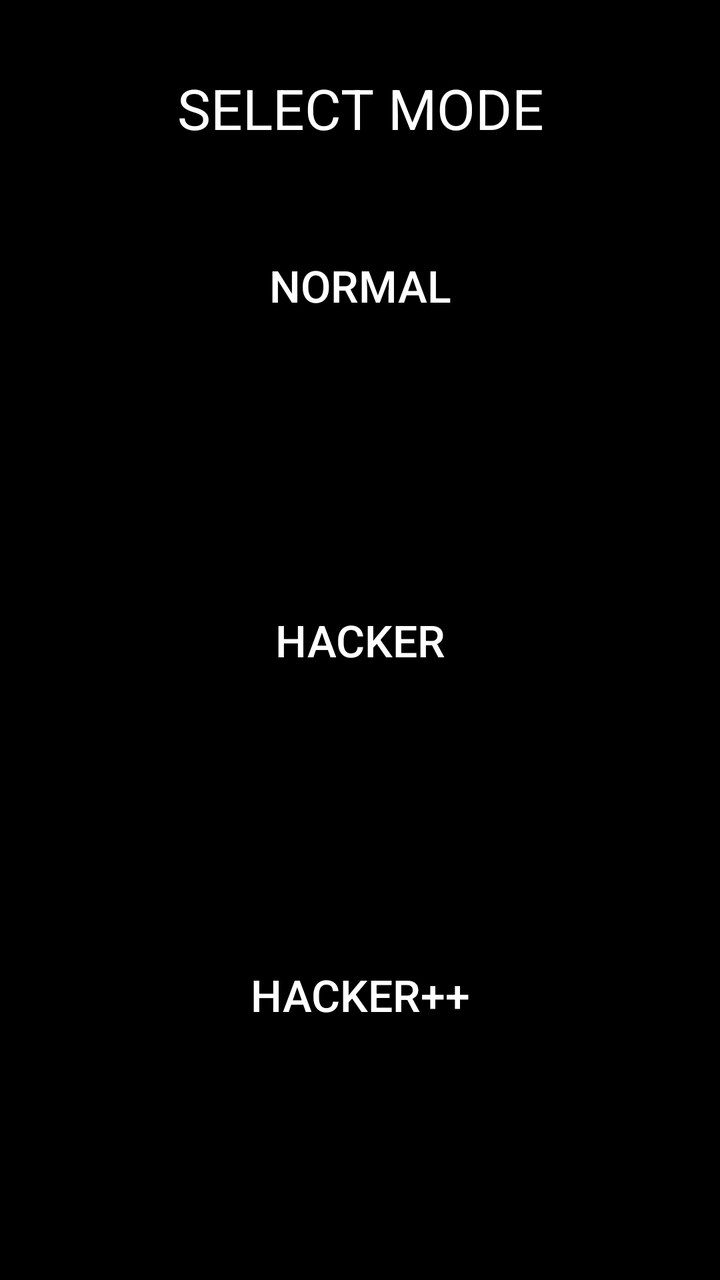
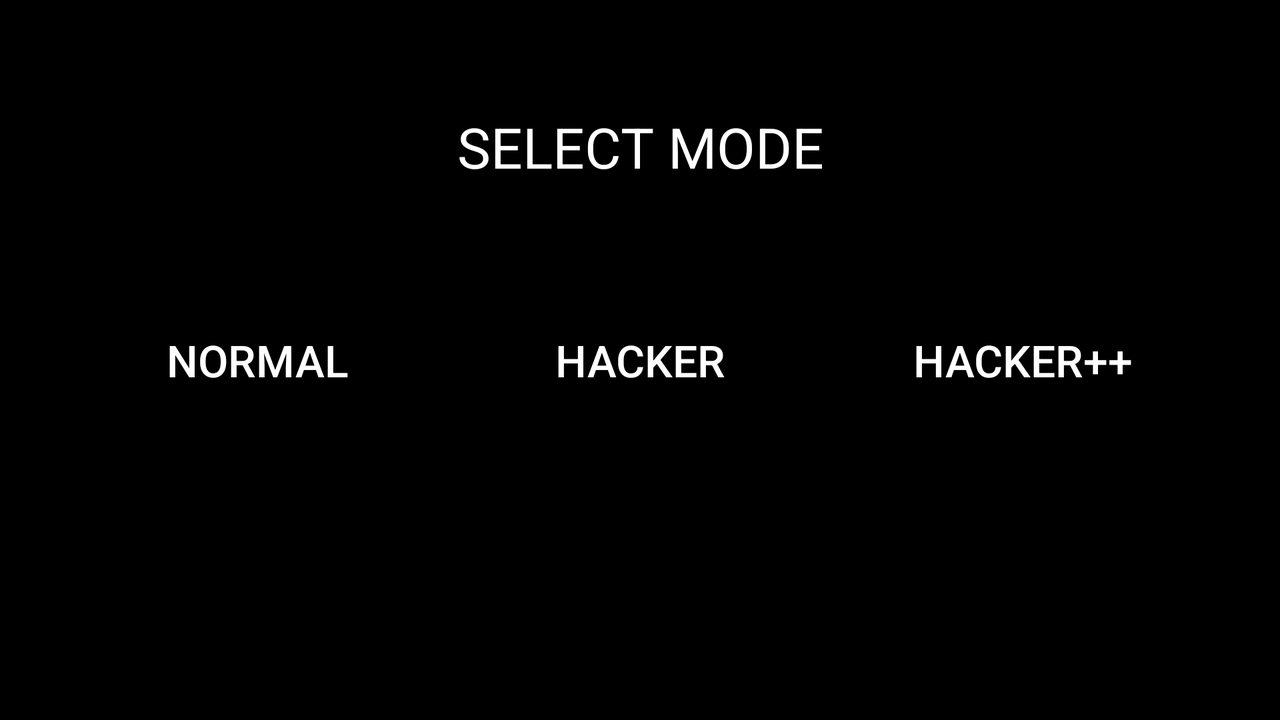

Compare how this app lays out the same screen by default and in its alternative resource folder. The renders come first, then the two layout files and the values they reference.
<!-- AndroidManifest.xml: application theme AppTheme -->
<!-- res/layout/menu.xml -->
<?xml version="1.0" encoding="utf-8"?>
<androidx.constraintlayout.widget.ConstraintLayout xmlns:android="http://schemas.android.com/apk/res/android"
    xmlns:app="http://schemas.android.com/apk/res-auto"
    android:layout_width="match_parent"
    android:layout_height="match_parent"
    android:background="#000000">


    <TextView
        android:layout_width="match_parent"
        android:layout_height="wrap_content"
        android:layout_margin="20sp"
        android:gravity="center"
        android:padding="10sp"
        android:text="@string/select_mode"
        android:textColor="#FFFFFF"
        android:textSize="28sp"
        app:layout_constraintBottom_toTopOf="@+id/normalButton"
        app:layout_constraintEnd_toEndOf="parent"
        app:layout_constraintStart_toStartOf="parent"
        app:layout_constraintTop_toTopOf="parent"
        app:layout_constraintVertical_bias="0.513" />

    <Button
        android:id="@+id/normalButton"
        android:layout_width="wrap_content"
        android:layout_height="wrap_content"
        android:background="@drawable/button_ripple"
        android:padding="20sp"
        android:text="@string/normal"
        android:textSize="22sp"


        app:layout_constraintBottom_toTopOf="@+id/HackerButton"
        app:layout_constraintEnd_toEndOf="parent"
        app:layout_constraintStart_toStartOf="parent"
        app:layout_constraintTop_toTopOf="parent" />

    <Button
        android:id="@+id/HackerButton"
        android:layout_width="wrap_content"
        android:layout_height="wrap_content"
        android:background="@drawable/button_ripple"
        android:padding="20sp"
        android:text="@string/hacker"
        android:textSize="22sp"
        app:layout_constraintBottom_toBottomOf="parent"
        app:layout_constraintEnd_toEndOf="parent"
        app:layout_constraintStart_toStartOf="parent"
        app:layout_constraintTop_toTopOf="parent" />

    <Button
        android:id="@+id/Hackerppbutton"
        android:layout_width="wrap_content"
        android:layout_height="wrap_content"
        android:background="@drawable/button_ripple"
        android:padding="20sp"
        android:text="@string/hackerpp"
        android:textSize="22sp"
        app:layout_constraintBottom_toBottomOf="parent"
        app:layout_constraintEnd_toEndOf="parent"
        app:layout_constraintStart_toStartOf="parent"
        app:layout_constraintTop_toBottomOf="@+id/HackerButton" />

</androidx.constraintlayout.widget.ConstraintLayout>
<!-- resources referenced by this layout -->
<resources>
  <string name="hacker">Hacker</string>
  <string name="hackerpp">Hacker++</string>
  <string name="normal">Normal</string>
  <string name="select_mode">SELECT MODE</string>
  <style name="AppTheme" parent="Theme.AppCompat.DayNight.NoActionBar">
          
          <item name="android:textColor">#FFF</item>
          <item name="colorPrimary">@color/colorPrimary</item>
          <item name="colorPrimaryDark">@color/colorPrimaryDark</item>
          <item name="colorAccent">@color/colorAccent</item>
      </style>
  <color name="colorPrimary">#6200EE</color>
  <color name="colorPrimaryDark">#000000</color>
  <color name="colorAccent">#03DAC5</color>
</resources>
<!-- res/layout-land/menu.xml (the repository's variant of the layout above) -->
<!-- drawn on the phone turned sideways -->
<?xml version="1.0" encoding="utf-8"?>
<androidx.constraintlayout.widget.ConstraintLayout xmlns:android="http://schemas.android.com/apk/res/android"
    xmlns:app="http://schemas.android.com/apk/res-auto"
    xmlns:tools="http://schemas.android.com/tools"
    android:layout_width="match_parent"
    android:layout_height="match_parent"
    android:background="#000000">


    <TextView
        android:layout_width="match_parent"
        android:layout_height="wrap_content"
        android:gravity="center"
        android:padding="10sp"
        android:layout_margin="20sp"
        android:textColor="#FFFFFF"
        android:textSize="28sp"
        android:text="@string/select_mode"
        app:layout_constraintBottom_toTopOf="@+id/normalButton"
        app:layout_constraintEnd_toEndOf="parent"
        app:layout_constraintStart_toStartOf="parent"
        app:layout_constraintTop_toTopOf="parent"
        app:layout_constraintVertical_bias="0.513" />

    <Button
        android:id="@+id/normalButton"
        android:layout_width="wrap_content"
        android:layout_height="wrap_content"
        android:background="@drawable/button_ripple"
        android:padding="20sp"
        android:text="@string/normal"
        android:textSize="22sp"


        app:layout_constraintBottom_toBottomOf="parent"
        app:layout_constraintEnd_toStartOf="@+id/HackerButton"
        app:layout_constraintStart_toStartOf="parent"
        app:layout_constraintTop_toTopOf="parent" />

    <Button
        android:id="@+id/HackerButton"
        android:layout_width="wrap_content"
        android:layout_height="wrap_content"
        android:background="@drawable/button_ripple"
        android:padding="20sp"
        android:text="@string/hacker"
        android:textSize="22sp"
        app:layout_constraintBottom_toBottomOf="parent"
        app:layout_constraintEnd_toEndOf="parent"
        app:layout_constraintStart_toStartOf="parent"
        app:layout_constraintTop_toTopOf="parent" />

    <Button
        android:id="@+id/Hackerppbutton"
        android:layout_width="wrap_content"
        android:layout_height="wrap_content"
        android:background="@drawable/button_ripple"
        android:padding="20sp"
        android:text="@string/hackerpp"
        android:textSize="22sp"
        app:layout_constraintBottom_toBottomOf="parent"
        app:layout_constraintEnd_toEndOf="parent"
        app:layout_constraintStart_toEndOf="@+id/HackerButton"
        app:layout_constraintTop_toTopOf="parent" />

</androidx.constraintlayout.widget.ConstraintLayout>
